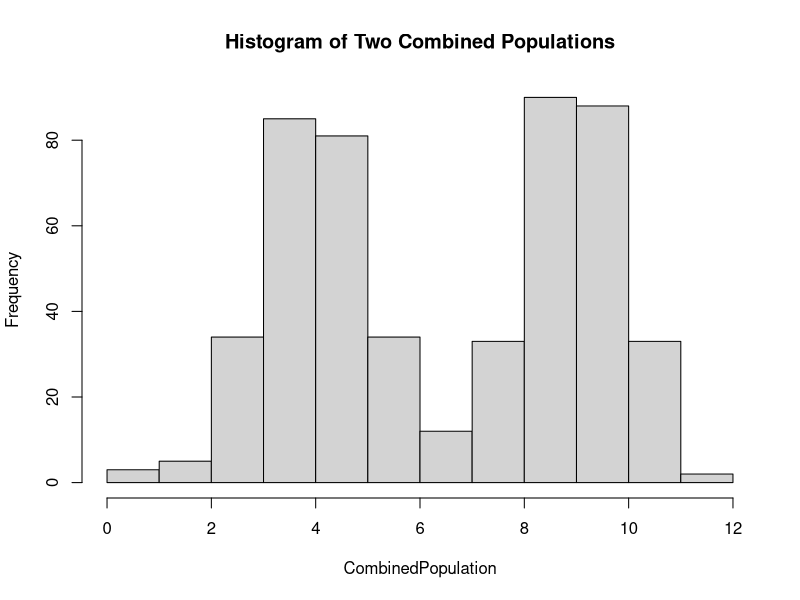

This figure's R source:
# COMBINATION program - Chapter 4
# Change CenterTwo to any number between 4 and 12
# Change SampleSize vector to the size for each subpopulation

chap04 <- function() {
	CenterTwo <- 9
	SampleSize <- c(250,250)
	
	Population1 <- rnorm(SampleSize[1],4,1)
	invisible(round(Population1,digits=2))
	Population2 <- rnorm(SampleSize[2],CenterTwo,1)
	invisible(round(Population2,digits=2))
	CombinedPopulation <- c(Population1,Population2)
	
	FreqPop <- table(cut(CombinedPopulation,breaks=seq(0,ceiling(max(CombinedPopulation)),.5)))
	BinStartSeq <- format(seq(0,ceiling(max(CombinedPopulation))-.5,.5),nsmall=1)
	BinEndSeq <- format(seq(.5,ceiling(max(CombinedPopulation)),.5),nsmall=1)
	
	hist(CombinedPopulation,main="Histogram of Two Combined Populations",density=-1)
	
	FreqPopTable <- matrix(FreqPop,length(FreqPop),1,dimnames=list(paste(BinStartSeq,"-",BinEndSeq),"  Rel Freq"))
	options(length=10000)
	cat("\n\n")
	print(FreqPopTable)
	}

chap04()